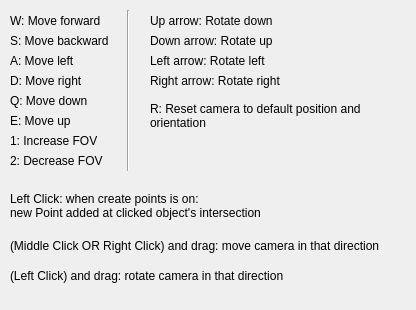
<?xml version="1.0" encoding="UTF-8"?>
<ui version="4.0">
 <class>CameraControlsHelp</class>
 <widget class="QWidget" name="CameraControlsHelp">
  <property name="geometry">
   <rect>
    <x>0</x>
    <y>0</y>
    <width>416</width>
    <height>310</height>
   </rect>
  </property>
  <property name="windowTitle">
   <string>Camera Controls</string>
  </property>
  <widget class="QLabel" name="label">
   <property name="geometry">
    <rect>
     <x>10</x>
     <y>10</y>
     <width>111</width>
     <height>21</height>
    </rect>
   </property>
   <property name="text">
    <string>W: Move forward</string>
   </property>
   <property name="alignment">
    <set>Qt::AlignLeading|Qt::AlignLeft|Qt::AlignVCenter</set>
   </property>
  </widget>
  <widget class="QLabel" name="label_2">
   <property name="geometry">
    <rect>
     <x>10</x>
     <y>30</y>
     <width>111</width>
     <height>21</height>
    </rect>
   </property>
   <property name="text">
    <string>S: Move backward</string>
   </property>
   <property name="alignment">
    <set>Qt::AlignLeading|Qt::AlignLeft|Qt::AlignVCenter</set>
   </property>
  </widget>
  <widget class="QLabel" name="label_3">
   <property name="geometry">
    <rect>
     <x>10</x>
     <y>50</y>
     <width>111</width>
     <height>21</height>
    </rect>
   </property>
   <property name="text">
    <string>A: Move left</string>
   </property>
   <property name="alignment">
    <set>Qt::AlignLeading|Qt::AlignLeft|Qt::AlignVCenter</set>
   </property>
  </widget>
  <widget class="QLabel" name="label_4">
   <property name="geometry">
    <rect>
     <x>10</x>
     <y>70</y>
     <width>111</width>
     <height>21</height>
    </rect>
   </property>
   <property name="text">
    <string>D: Move right</string>
   </property>
   <property name="alignment">
    <set>Qt::AlignLeading|Qt::AlignLeft|Qt::AlignVCenter</set>
   </property>
  </widget>
  <widget class="QLabel" name="label_5">
   <property name="geometry">
    <rect>
     <x>150</x>
     <y>30</y>
     <width>141</width>
     <height>21</height>
    </rect>
   </property>
   <property name="text">
    <string>Down arrow: Rotate up</string>
   </property>
   <property name="alignment">
    <set>Qt::AlignLeading|Qt::AlignLeft|Qt::AlignVCenter</set>
   </property>
  </widget>
  <widget class="QLabel" name="label_6">
   <property name="geometry">
    <rect>
     <x>150</x>
     <y>10</y>
     <width>151</width>
     <height>21</height>
    </rect>
   </property>
   <property name="text">
    <string>Up arrow: Rotate down</string>
   </property>
   <property name="alignment">
    <set>Qt::AlignLeading|Qt::AlignLeft|Qt::AlignVCenter</set>
   </property>
  </widget>
  <widget class="QLabel" name="label_7">
   <property name="geometry">
    <rect>
     <x>150</x>
     <y>70</y>
     <width>151</width>
     <height>21</height>
    </rect>
   </property>
   <property name="text">
    <string>Right arrow: Rotate right</string>
   </property>
   <property name="alignment">
    <set>Qt::AlignLeading|Qt::AlignLeft|Qt::AlignVCenter</set>
   </property>
  </widget>
  <widget class="QLabel" name="label_8">
   <property name="geometry">
    <rect>
     <x>150</x>
     <y>50</y>
     <width>131</width>
     <height>21</height>
    </rect>
   </property>
   <property name="text">
    <string>Left arrow: Rotate left</string>
   </property>
   <property name="alignment">
    <set>Qt::AlignLeading|Qt::AlignLeft|Qt::AlignVCenter</set>
   </property>
  </widget>
  <widget class="QLabel" name="label_9">
   <property name="geometry">
    <rect>
     <x>10</x>
     <y>90</y>
     <width>111</width>
     <height>21</height>
    </rect>
   </property>
   <property name="text">
    <string>Q: Move down</string>
   </property>
   <property name="alignment">
    <set>Qt::AlignLeading|Qt::AlignLeft|Qt::AlignVCenter</set>
   </property>
  </widget>
  <widget class="QLabel" name="label_10">
   <property name="geometry">
    <rect>
     <x>10</x>
     <y>110</y>
     <width>111</width>
     <height>21</height>
    </rect>
   </property>
   <property name="text">
    <string>E: Move up</string>
   </property>
   <property name="alignment">
    <set>Qt::AlignLeading|Qt::AlignLeft|Qt::AlignVCenter</set>
   </property>
  </widget>
  <widget class="QLabel" name="label_13">
   <property name="geometry">
    <rect>
     <x>10</x>
     <y>130</y>
     <width>141</width>
     <height>21</height>
    </rect>
   </property>
   <property name="text">
    <string>1: Increase FOV</string>
   </property>
   <property name="alignment">
    <set>Qt::AlignLeading|Qt::AlignLeft|Qt::AlignVCenter</set>
   </property>
  </widget>
  <widget class="QLabel" name="label_14">
   <property name="geometry">
    <rect>
     <x>10</x>
     <y>150</y>
     <width>141</width>
     <height>21</height>
    </rect>
   </property>
   <property name="text">
    <string>2: Decrease FOV</string>
   </property>
   <property name="alignment">
    <set>Qt::AlignLeading|Qt::AlignLeft|Qt::AlignVCenter</set>
   </property>
  </widget>
  <widget class="Line" name="line">
   <property name="geometry">
    <rect>
     <x>113</x>
     <y>10</y>
     <width>31</width>
     <height>161</height>
    </rect>
   </property>
   <property name="orientation">
    <enum>Qt::Vertical</enum>
   </property>
  </widget>
  <widget class="QLabel" name="label_11">
   <property name="geometry">
    <rect>
     <x>150</x>
     <y>100</y>
     <width>251</width>
     <height>31</height>
    </rect>
   </property>
   <property name="text">
    <string>R: Reset camera to default position and orientation</string>
   </property>
   <property name="alignment">
    <set>Qt::AlignLeading|Qt::AlignLeft|Qt::AlignVCenter</set>
   </property>
   <property name="wordWrap">
    <bool>true</bool>
   </property>
  </widget>
  <widget class="QLabel" name="label_15">
   <property name="geometry">
    <rect>
     <x>10</x>
     <y>190</y>
     <width>391</width>
     <height>31</height>
    </rect>
   </property>
   <property name="text">
    <string>Left Click: when create points is on: 
new Point added at clicked object's intersection</string>
   </property>
   <property name="alignment">
    <set>Qt::AlignLeading|Qt::AlignLeft|Qt::AlignVCenter</set>
   </property>
  </widget>
  <widget class="QLabel" name="label_16">
   <property name="geometry">
    <rect>
     <x>10</x>
     <y>230</y>
     <width>401</width>
     <height>31</height>
    </rect>
   </property>
   <property name="text">
    <string>(Middle Click OR Right Click) and drag: move camera in that direction</string>
   </property>
   <property name="alignment">
    <set>Qt::AlignLeading|Qt::AlignLeft|Qt::AlignVCenter</set>
   </property>
  </widget>
  <widget class="QLabel" name="label_17">
   <property name="geometry">
    <rect>
     <x>10</x>
     <y>260</y>
     <width>401</width>
     <height>31</height>
    </rect>
   </property>
   <property name="text">
    <string>(Left Click) and drag: rotate camera in that direction</string>
   </property>
   <property name="alignment">
    <set>Qt::AlignLeading|Qt::AlignLeft|Qt::AlignVCenter</set>
   </property>
  </widget>
 </widget>
 <resources/>
 <connections/>
</ui>
